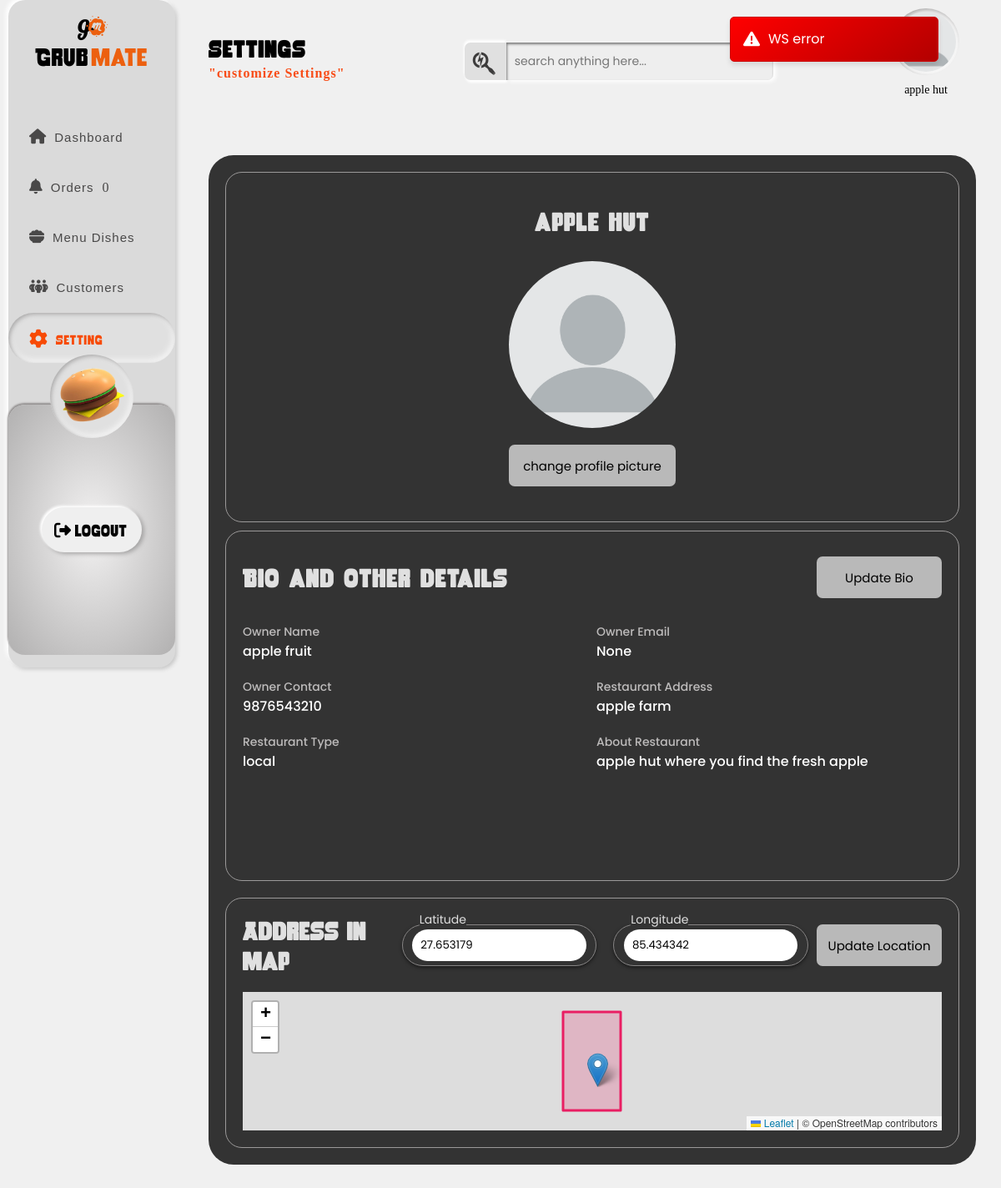
Page /restaurant-settings/ (signed in) on the committed database.
### merchant/models.py (models this page shows, shortened)
class Restaurant(models.Model):
    RESTAURANT_TYPE_CHOICES = [
        ('local', 'Local'),
        ('fine_dining', 'Fine Dining'),
    ]
    user = models.OneToOneField(
        User, on_delete=models.CASCADE, related_name='restaurant_profile', null=True
    )
    restaurant_name = models.CharField(max_length=100, default='')
    owner_name = models.CharField(max_length=100, default='')
    owner_email = models.EmailField(max_length=255, null=True, blank=True)
    owner_contact = models.CharField(
        max_length=15, null=True, validators=[phone_validator]
    )
    restaurant_address = models.TextField(default='')
    latitude = models.FloatField(default=0.0)
    longitude = models.FloatField(default=0.0)
    cuisine = models.CharField(max_length=50, default='')
    description = models.TextField(null=True, blank=True)
    restaurant_type = models.CharField(
        max_length=20, choices=RESTAURANT_TYPE_CHOICES, default='local'
    )
    profile_picture = models.ImageField(
        upload_to='restaurant/profile_pics/', blank=True, null=True)
    cover_photo = models.ImageField(
        upload_to='restaurant/cover_photos/', blank=True, null=True)
    menu = models.FileField(
        upload_to='restaurant/menus/', blank=True, null=True)
    created_at = models.DateTimeField(default=timezone.now)
    approved = models.BooleanField(default=False)

### merchant/views.py (the view)
# urls.py: path("restaurant-settings/", views.restaurant_settings,
@login_required
def restaurant_settings(request):
    try:
        profile = Restaurant.objects.get(user=request.user)
    except Restaurant.DoesNotExist:
        return redirect('deliveryman-dashboard')
    return render(request, "merchant/restaurant_settings.html", {
        'restaurant': profile,
    })

### merchant/templates/merchant/restaurant_settings.html (shortened to what this page needs)
{% extends "merchant/merchant_templates_base.html" %}
{% load static %}
{% block styles %}
  <link rel="stylesheet" href="{% static 'css/restaurant_settings.css' %}" />
  <link rel="stylesheet" href="https://unpkg.com/leaflet/dist/leaflet.css" />
{% endblock %}
{% block headcontent %}
  <div id="head-content">
    <h2>Settings</h2>
    <h4><span>"customize Settings"</span></h4>
  </div>
{% endblock %}
{% block activate_settings %}active{% endblock %}
{% block mainspace %}
<div id="container-body">
    <div id="main-wrapper">
    <div id="main-subwrapper">
      <div id="main-container">
        <div id="profilepic-container">
          <div id="profilename-wrapper">
            <h2>{{ restaurant.restaurant_name }}</h2>
          </div>
          <div id="profilepic">
            {% if restaurant.profile_picture %}
  <img src="{{ restaurant.profile_picture.url }}" alt="profile pic" />
{% else %}
  <img src="{% static 'images/profilepic.png' %}" alt="default profile pic" />
{% endif %}
          </div>
          <div id="changeprofilepic">
            <button id="profilepicchangebtn">change profile picture</button>
          </div>
        </div>
        <div id="profileinformation-container">
          <div id="profileinfo-actual">
            <div id="profileinfo-heading">
              <h2>Bio and other details</h2>
              <button id="{{restaurant.id}}" class="bioupdate-btn">Update Bio</button>
            </div>
            <div id="profileinfo-body">
              <div class="profileinfo">
                <h4>Owner Name</h4>
                <h3>{{ restaurant.owner_name }}</h3>
              </div>
              <div class="profileinfo">
                <h4>Owner Email</h4>
                <h3>{{ restaurant.owner_email }}</h3>
              </div>
              <div class="profileinfo">
                <h4>Owner Contact</h4>
                <h3>{{ restaurant.owner_contact }}</h3>
              </div>
              <div class="profileinfo">
                <h4>Restaurant Address</h4>
                <h3>{{ restaurant.restaurant_address }}</h3>
              </div>
              <div class="profileinfo">
                <h4>Restaurant Type</h4>
                <h3>{{ restaurant.restaurant_type }}</h3>
              </div>
              <div class="profileinfo">
                <h4>About Restaurant</h4>
                <h3>{{ restaurant.description }}</h3>
              </div>
            </div>
          </div>
        </div>
      </div>
      <div id="map-container">
        <form>
          <div id="map-heading">
            <h2>Address in map</h2>
            <div>
              <div class="ip">
                <div>
                  <label for="lat">Latitude</label>
                </div>
                <div>
                  <input type="text" id="lat" name="latitude" value="{{restaurant.latitude}}" readonly />
                </div>
              </div>
              <div class="ip">
                <div>
                  <label for="lng">Longitude</label>
                </div>
                <div>
                  <input type="text" id="lng" ngname="longitude"  value="{{restaurant.longitude}}" readonly />
                </div>
              </div>
            </div>
            <div id="map-update">
              <button id="map-update-btn" type="button">Update Location</button>
            </div>
          </div>
        </form>
        <div id="map"></div>
      </div>
    </div>
    <div id="card-container"></div>
  </div>
</div>
{% endblock %}

### merchant/templates/merchant/merchant_templates_base.html (shortened to what this page needs)
{% load static %}
<!DOCTYPE html>
<html lang="en">
<head>
  <link rel="stylesheet" href="https://cdnjs.cloudflare.com/ajax/libs/font-awesome/6.5.0/css/all.min.css">
  <link rel="stylesheet" href="{% static 'css/base_template.css' %}">
  {% block styles %}{% endblock %}
</head>
<body>
  <header>
    <a href="#" id="logowrapper-link">
      <div class="logo-container">
        <div id="logo">
          <span><i class="fa-brands fa-glide-g"></i></span>
          <span><i class="fa-brands fa-meetup"></i></span>
        </div>
        <div id="brandname"><span>Grub</span><span>mate</span></div>
      </div>
    </a>
         <nav>
        <ul id="navbar">
          <li class="link" id="{% block activate_dashboard %}dashboard{%endblock%}">
            <a href="{%url 'restaurant-dashboard'%}"
              ><span class="nav-icons"><i class="fa-solid fa-house fa-beat"></i></span>
              <h4>Dashboard</h4></a
            >
          </li>
          <li class="link" id="{% block activate_order %}order{%endblock%}">
            <a href="{% url 'restaurant-orders'%}"
              ><span class="nav-icons"
                ><i class="fa-solid fa-bell fa-shake" style="--fa-animation-duration: 4s;"></i></span>
              <h4>Orders</h4>
              <span class="new-order-count"></span>
              </a>
          </li>
          <li class="link" id="{% block activate_menu_dishes %}menu_dishes{%endblock%}">
            <a href="{% url 'restaurant-menu-dishes'%}"
              ><span class="nav-icons"><i class="fa-solid fa-bowl-food fa-bounce" style="--fa-animation-duration: 3s;"></i></i></span>
              <h4>Menu Dishes</h4></a
            >
          </li>
          <li class="link" id="{% block activate_customers %}customers{%endblock%}">
            <a href="{% url 'restaurant-customers'%}"
              ><span class="nav-icons"><i class="fa-solid fa-people-group fa-fade" style="--fa-animation-duration: 2s;"></i></span>
              <h4>Customers</h4></a
            >
          </li>
          <li class="link" id="{% block activate_settings %}settings{%endblock%}">
            <a href="{% url 'restaurant-settings'%}"
              ><span class="nav-icons"><i class="fa-solid fa-gear fa-spin"></i></span>
              <h4>Setting</h4></a
            >
          </li>
        </ul>
      </nav>
    <div id="logout-container">
      <div id="circle">
        <img src="{% static 'images/burgerstill.png' %}" alt="burger" height="80" width="80">
      </div>
      <button type="button" id="logout">
        <span class="logout-icon"><i class="fa-solid fa-right-from-bracket"></i></span>
        <span>logout</span>
      </button>
    </div>
  </header>
  <div class="container" id="dashboard">
    <div id="container-head">
      {% block headcontent %}{% endblock %}
      <div id="search-subcontainer">
        <span><i class="fa-brands fa-searchengin"></i></span>
        <input type="search" name="search" id="search" placeholder="search anything here...">
      </div>
      <div>
        <div id="pp-container">
          {% if restaurant.profile_picture and restaurant.profile_picture.name %}
            <img src="{{ restaurant.profile_picture.url }}" alt="profilepic" height="50" width="50">
          {% else %}
            <img src="{% static 'images/profilepic.png' %}" alt="default profilepic" height="50" width="50">
          {% endif %}
        </div>
        <h4 class="resid" id="{{ restaurant.id }}">{{ restaurant.restaurant_name }}</h4>
      </div>
    </div>
    {% block mainspace %}{% endblock %}
  </div>
</body>
</html>

### static/css/restaurant_settings.css (style rules this page uses)
#main-wrapper { margin-top: 20px; }
#main-subwrapper { width: 100%; display: flex; flex-direction: column; gap: 20px; background-color: #333333ff; border-radius: 30px; padding: 20px; }
#main-container { width: 100%; display: flex; gap: 10px; }
#profileinformation-container, #profilepic-container { display: flex; flex-direction: column; gap: 10px; border-radius: 20px; border: 1px solid #9b9999ff; }
#profilepic-container { width: 40%; height: 420px; align-items: center; padding: 10px; }
#profileinformation-container { width: 60%; height: 420px; padding: 20px; }
#profilename-wrapper { margin-top: 30px; font-family: "rocketThunder"; letter-spacing: 1px; font-size: 20px; color: #e0e0e0; }
#profilepic { height: 200px; width: 200px; border-radius: 50%; margin-top: 20px; }
#profilepic > img { height: 100%; width: 100%; object-fit: cover; border-radius: 50%; }
#changeprofilepic { margin-top: 10px; }
#changeprofilepic > button { padding: 10px; width: 200px; height: 50px; border: none; border-radius: 7px; font-family: "Poppins"; font-size: 15px; color: #000000; background-color: #b9b9b9ff; cursor: pointer; }
#profileinfo-heading { display: flex; justify-content: space-between; align-items: center; margin-top: 10px; }
#profileinfo-heading > h2 { font-family: "rocketThunder"; font-size: 30px; letter-spacing: 1px; color: #e0e0e0; }
#profileinfo-heading > button, #map-update > button { font-family: "Poppins"; font-size: 15px; color: #000000; background-color: #b9b9b9ff; border: none; border-radius: 7px; padding: 10px; height: 50px; width: 150px; cursor: pointer; }
#profileinfo-body, #profileinfo-form { margin-top: 30px; display: grid; grid-template-columns: 1fr 1fr; row-gap: 20px; column-gap: 10px; }
.profileinfo { font-family: "Poppins"; }
.profileinfo > h4 { font-size: 14px; font-weight: 500; color: #bebcbcff; }
.profileinfo > h3 { font-size: 16px; font-weight: 500; color: #ffffffff; }
#map-container { width: 100%; height: 300px; padding: 20px; border-radius: 20px; border: 1px solid #9b9999ff; display: flex; flex-direction: column; gap: 20px; }
#map-heading { display: flex; align-items: center; gap: 100px; }
#map-heading > h2 { font-family: "rocketThunder"; font-size: 30px; line-spacing: 1px; color: #e0e0e0; }
#map-heading > div { display: flex; gap: 20px; }
#map { height: 200px; width: 100%; }
.ip { position: relative; display: flex; border: 0.5px solid #868484ff; border-radius: 50px; height: 50px; font-family: "Poppins"; box-shadow: 0 2px 4px rgba(0, 0, 0, 0.5); transition: box-shadow 0.2s; }
.ip div:first-child { position: absolute; background-color: #333333ff; top: -20px; left: 20px; }
.ip div:first-child label { color: #e0e0e0; font-size: 14px; }
.ip div:last-child { width: 100%; display: flex; align-items: center; justify-content: center; }
.ip div:last-child input, #restype { height: 80%; width: 90%; padding: 0 10px; border: none; border-radius: 50px; font-family: "Poppins", sans-serif; }
@media (max-width: 1200px) { #main-container { flex-direction: column; } }
@media (max-width: 1200px) { #profilepic-container { width: 100%; } }
@media (max-width: 1200px) { #profileinformation-container { width: 100%; } }
@media (max-width: 1200px) { #map-heading { flex-direction: row; gap: 10px; } }

### rows in the picture
Restaurant: restaurant_name "apple hut", owner_name "apple fruit", owner_email "None", owner_contact "9876543210", restaurant_address "apple farm", restaurant_type "local", description "apple hut where you find the fresh apple", latitude "27.653179", longitude "85.434342"
